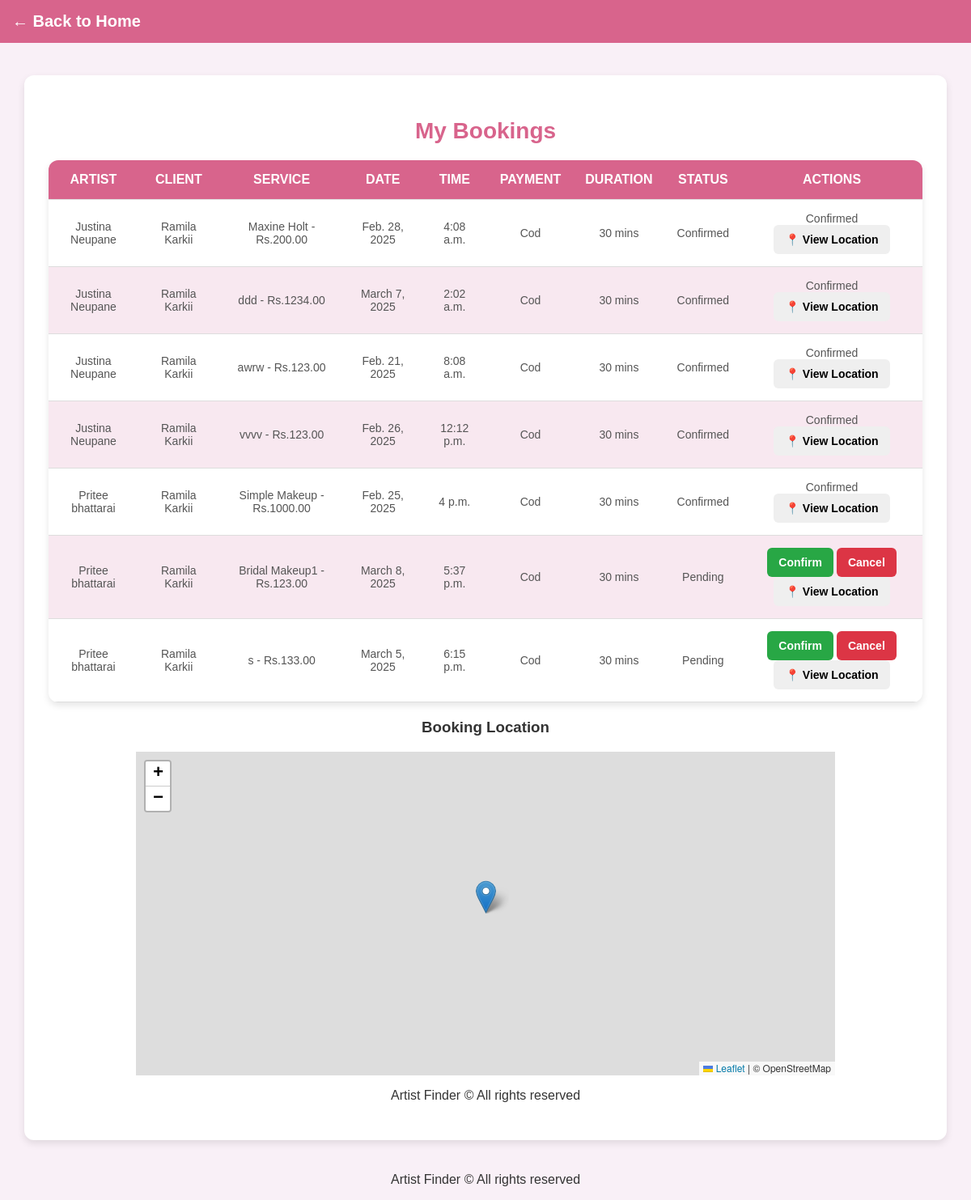
Page /bookings/ (signed in) on the committed database.
### accounts/models.py (models this page shows, shortened)
class Booking(models.Model):
    PAYMENT_CHOICES = [
        ("khalti", "Khalti"),
        ("cod", "Cash on Delivery"),
    ]
    STATUS_CHOICES = [
        ("Pending", "Pending"),
        ("Confirmed", "Confirmed"),
        ("Cancelled", "Cancelled"),
    ]
    artist = models.ForeignKey(User, on_delete=models.CASCADE, related_name="bookings")
    client = models.ForeignKey(User, on_delete=models.CASCADE, related_name="client_bookings")
    service = models.ForeignKey("Service", on_delete=models.CASCADE, null=True, blank=True)
    date = models.DateField()
    time = models.TimeField()
    payment_method = models.CharField(max_length=10, choices=PAYMENT_CHOICES, default="cod")
    payment_status = models.CharField(max_length=20, default="Pending")
    status = models.CharField(max_length=10, choices=STATUS_CHOICES, default="Pending")
    latitude = models.DecimalField(max_digits=9, decimal_places=6, null=True, blank=True)  # ✅ Allow 6 decimal places
    longitude = models.DecimalField(max_digits=9, decimal_places=6, null=True, blank=True)  # ✅ Allow 6 decimal places
    created_at = models.DateTimeField(auto_now_add=True)
    class Meta:
        unique_together = ('artist', 'date', 'time')  # ✅ Prevent duplicate bookings

class User(AbstractUser):
    username = None  # ✅ Remove username field completely
    email = models.EmailField(unique=True)  # Email as the unique identifier
    phone = models.CharField(max_length=15, unique=True)
    password = models.CharField(max_length=100)
    profile_image = models.ImageField(upload_to="profile_images/", null=True, blank=True)
    city = models.CharField(max_length=100, null=True, blank=True)
    is_verified = models.BooleanField(default=False)
    is_artist = models.BooleanField(default=False)
    otp = models.CharField(max_length=6, blank=True, null=True)  # ✅ Stores OTP
    works_at = models.CharField(max_length=255, null=True, blank=True)
    experience_years = models.IntegerField(default=0, null=True, blank=True)
    is_available = models.BooleanField(default=True)
    USERNAME_FIELD = "email"  # ✅ Login using email instead of username
    REQUIRED_FIELDS = []  # ✅ Don't require username
    objects = CustomUserManager()  # ✅ Use custom manager

class Service(models.Model):
    artist = models.ForeignKey(User, related_name='services', on_delete=models.CASCADE)
    service_name = models.CharField(max_length=255)
    price = models.DecimalField(max_digits=10, decimal_places=2)
    duration = models.CharField(max_length=50, default="30 mins")
    description = models.TextField(blank=True, null=True)
    created_at = models.DateTimeField(auto_now_add=True)

### accounts/views.py (the view)
# urls.py: path('bookings/', bookings, name='bookings'),
def bookings(request):
    user = request.user
    if user.is_artist:
        user_bookings = Booking.objects.filter(artist=user)
    else:
        user_bookings = Booking.objects.filter(client=user)
    return render(request, 'accounts/bookings.html', {'user_bookings': user_bookings})

### accounts/templates/accounts/bookings.html (shortened to what this page needs)
{% load static %}
<!DOCTYPE html>
<html lang="en">
<head>
    <link rel="stylesheet" href="{% static 'css/bookings2.css' %}">
    <link rel="stylesheet" href="https://unpkg.com/leaflet/dist/leaflet.css">
</head>
<body>
    <header>
        <a href="{% url 'artist_dashboard' %}">← Back to Home</a>
    </header>
    <div class="bookings-container">
        <h2>My Bookings</h2>
        {% if user_bookings %}
            <table>
                <thead>
                    <tr>
                        <th>Artist</th>
                        <th>Client</th>
                        <th>Service</th>
                        <th>Date</th>
                        <th>Time</th>
                        <th>Payment</th>
                        <th>Duration</th>
                        <th>Status</th>
                        <th>Actions</th>
                    </tr>
                </thead>
                <tbody>
                    {% for booking in user_bookings %}
                    <tr>
                        <td>{{ booking.artist.first_name }} {{ booking.artist.last_name }}</td>
                        <td>{{ booking.client.first_name }} {{ booking.client.last_name }}</td>
                        <td>{{ booking.service.service_name }} - Rs.{{ booking.service.price }}</td>
                        <td>{{ booking.date }}</td>
                        <td>{{ booking.time }}</td>
                        <td>{{ booking.payment_method|title }}</td>
                        <td>{{ booking.service.duration }}</td>
                        <td id="status-{{ booking.id }}">{{ booking.status }}</td>
                        <td>
                            {% if booking.status == "Pending" %}
                                <button onclick="updateBookingStatus({{ booking.id }}, 'Confirmed')">Confirm</button>
                                <button onclick="updateBookingStatus({{ booking.id }}, 'Cancelled')">Cancel</button>
                            {% else %}
                                {{ booking.status }}
                            {% endif %}
                            <button onclick="viewLocation({{ booking.latitude }}, {{ booking.longitude }})">📍 View Location</button>
                        </td>
                    </tr>
                    {% endfor %}
                </tbody>
            </table>
        {% else %}
            <p>No bookings found.</p>
        {% endif %}
        <div id="map-container">
            <h3>Booking Location</h3>
            <div id="map"></div>
        </div>
    <footer class="footer">
        <p>Artist Finder &copy; All rights reserved</p>
    </footer>
    </div>
   <footer class="footer">
    <p>Artist Finder &copy; All rights reserved</p>
</footer>
</body>
</html>

### accounts/static/css/bookings2.css (style rules this page uses)
body { font-family: 'Poppins', sans-serif; background-color: #f9f0f7; color: #333; margin: 0; padding: 0; text-align: center; }
header { background-color: #D8648C; color: white; padding: 15px; text-align: left; font-size: 18px; font-weight: bold; }
header a { color: white; text-decoration: none; font-size: 20px; font-weight: 600; }
.bookings-container { max-width: 90%; margin: 40px auto; background: white; padding: 30px; border-radius: 12px; box-shadow: 0 4px 10px rgba(0, 0, 0, 0.1); }
h2 { font-size: 28px; color: #D8648C; margin-bottom: 20px; }
table { width: 100%; border-collapse: collapse; margin-top: 20px; background: white; border-radius: 12px; overflow: hidden; box-shadow: 0 4px 8px rgba(0, 0, 0, 0.1); }
th, td { padding: 15px; border-bottom: 1px solid #ddd; text-align: center; }
th { background: #D8648C; color: white; font-size: 16px; text-transform: uppercase; }
td { font-size: 14px; color: #555; }
tr:nth-child(even) { background-color: #f8e8f0; }
button { padding: 10px 14px; font-size: 14px; font-weight: bold; border: none; border-radius: 6px; cursor: pointer; transition: 0.3s ease-in-out; }
button[onclick*='Confirmed'] { background: #28a745; color: white; }
button[onclick*='Cancelled'] { background: #dc3545; color: white; }

### accounts/templates/accounts/bookings.html (style rules this page uses)
#map-container { margin-top: 20px; width: 100%; text-align: center; }
#map { height: 400px; width: 80%; margin: auto; }

### rows in the picture
Booking: artist.first_name "Justina", artist.last_name "Neupane", client.first_name "Ramila", client.last_name "Karkii", service.service_name "Maxine Holt", service.price "200.00", date "Feb. 28, 2025", time "4:08 a.m.", payment_method "Cod", service.duration "30 mins", status "Confirmed"
Booking: artist.first_name "Justina", artist.last_name "Neupane", client.first_name "Ramila", client.last_name "Karkii", service.service_name "ddd", service.price "1234.00", date "March 7, 2025", time "2:02 a.m.", payment_method "Cod", service.duration "30 mins", status "Confirmed"
Booking: artist.first_name "Justina", artist.last_name "Neupane", client.first_name "Ramila", client.last_name "Karkii", service.service_name "awrw", service.price "123.00", date "Feb. 21, 2025", time "8:08 a.m.", payment_method "Cod", service.duration "30 mins", status "Confirmed"
Booking: artist.first_name "Justina", artist.last_name "Neupane", client.first_name "Ramila", client.last_name "Karkii", service.service_name "vvvv", service.price "123.00", date "Feb. 26, 2025", time "12:12 p.m.", payment_method "Cod", service.duration "30 mins", status "Confirmed"
Booking: artist.first_name "Pritee", artist.last_name "bhattarai", client.first_name "Ramila", client.last_name "Karkii", service.service_name "Simple Makeup", service.price "1000.00", date "Feb. 25, 2025", time "4 p.m.", payment_method "Cod", service.duration "30 mins", status "Confirmed"
Booking: artist.first_name "Pritee", artist.last_name "bhattarai", client.first_name "Ramila", client.last_name "Karkii", service.service_name "Bridal Makeup1", service.price "123.00", date "March 8, 2025", time "5:37 p.m.", payment_method "Cod", service.duration "30 mins", status "Pending"
Booking: artist.first_name "Pritee", artist.last_name "bhattarai", client.first_name "Ramila", client.last_name "Karkii", service.service_name "s", service.price "133.00", date "March 5, 2025", time "6:15 p.m.", payment_method "Cod", service.duration "30 mins", status "Pending"
